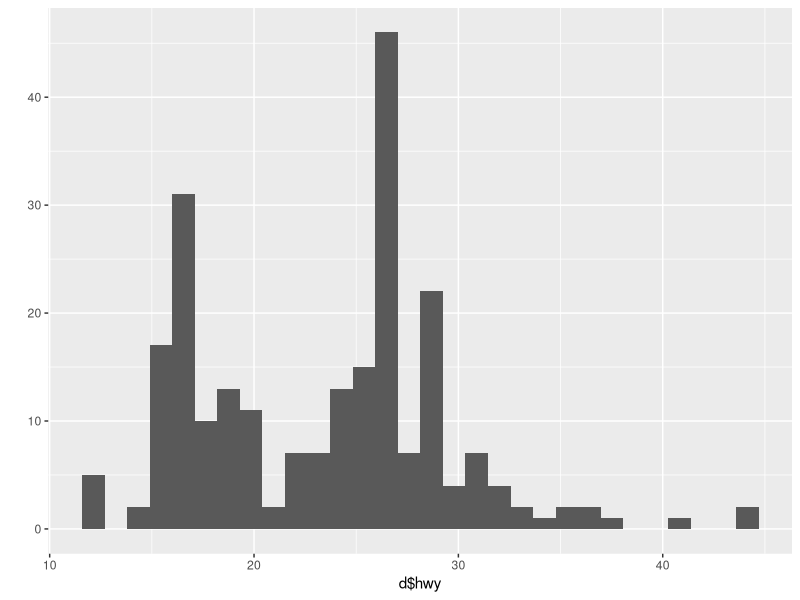
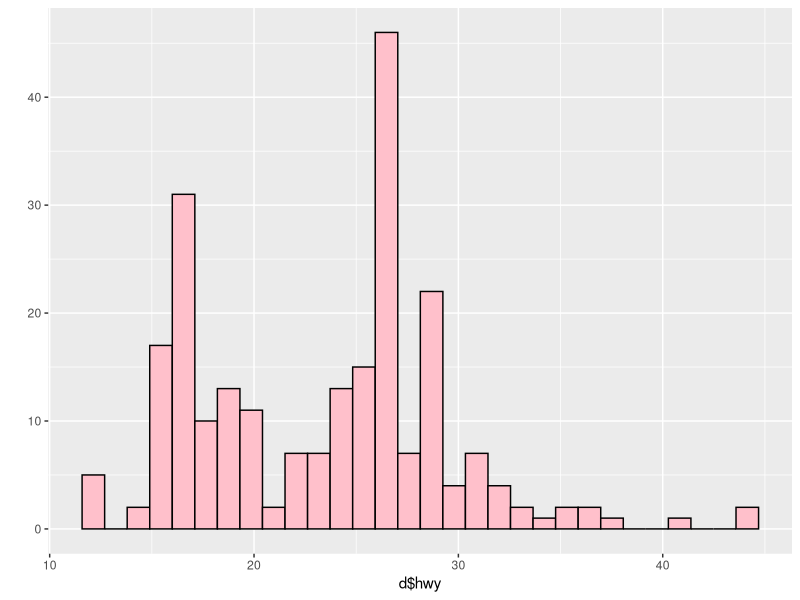
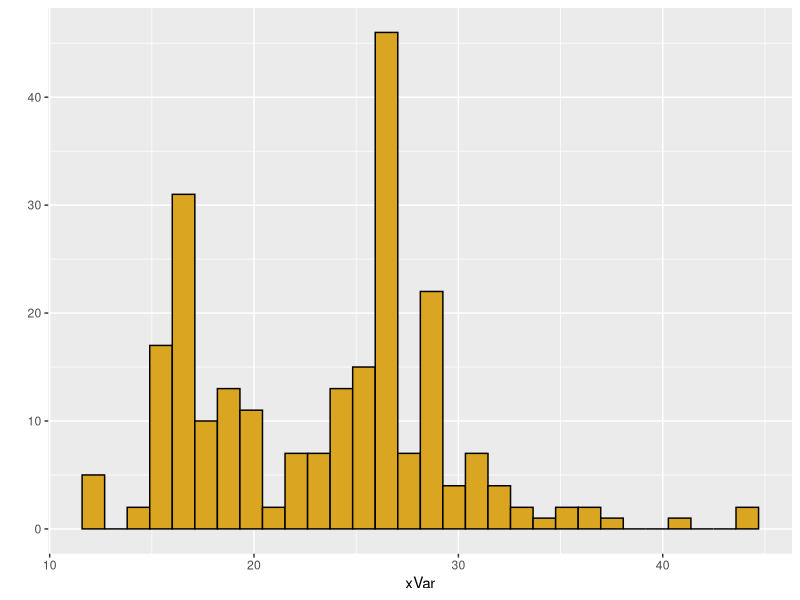
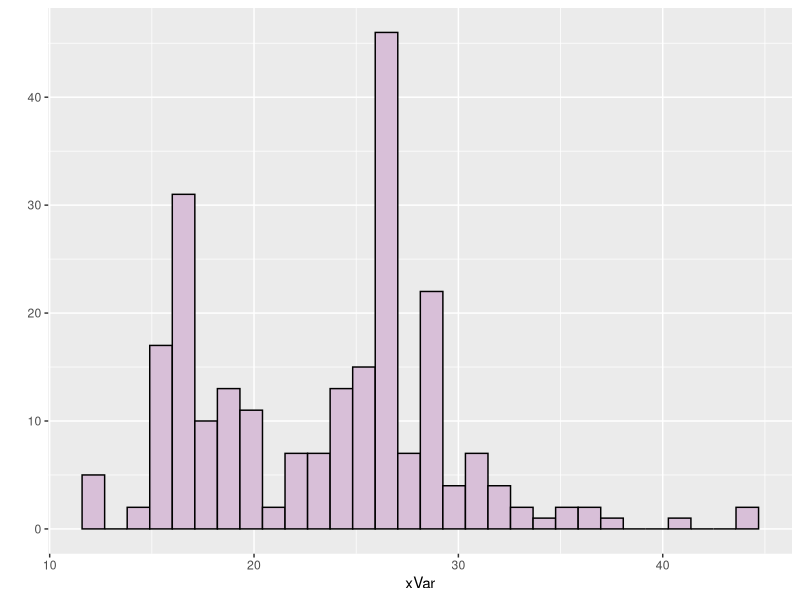
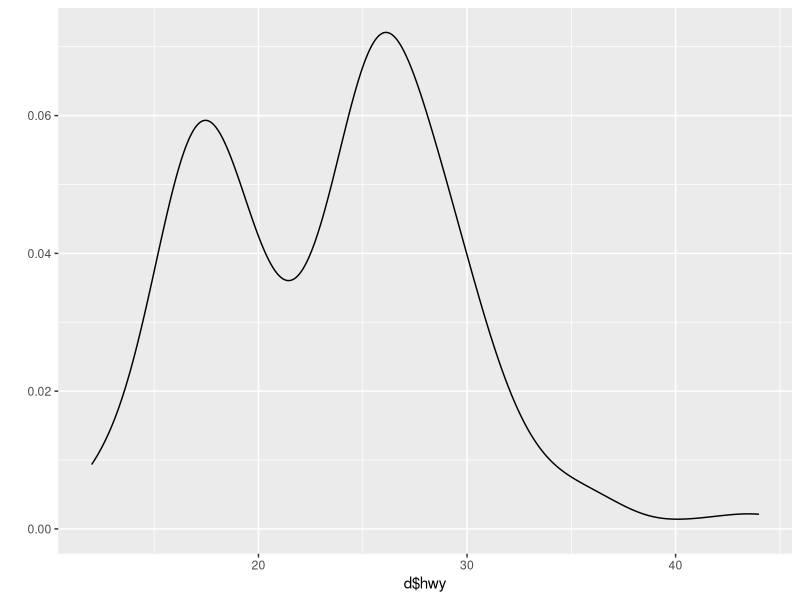
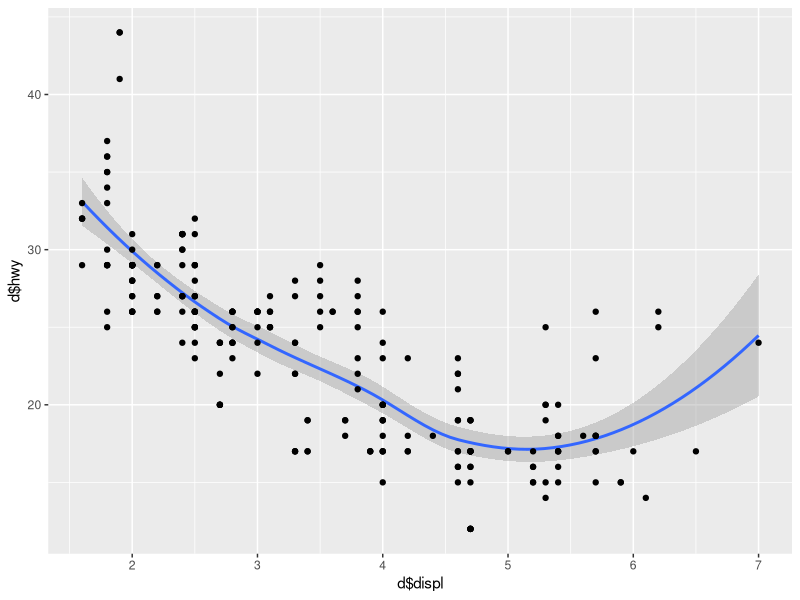
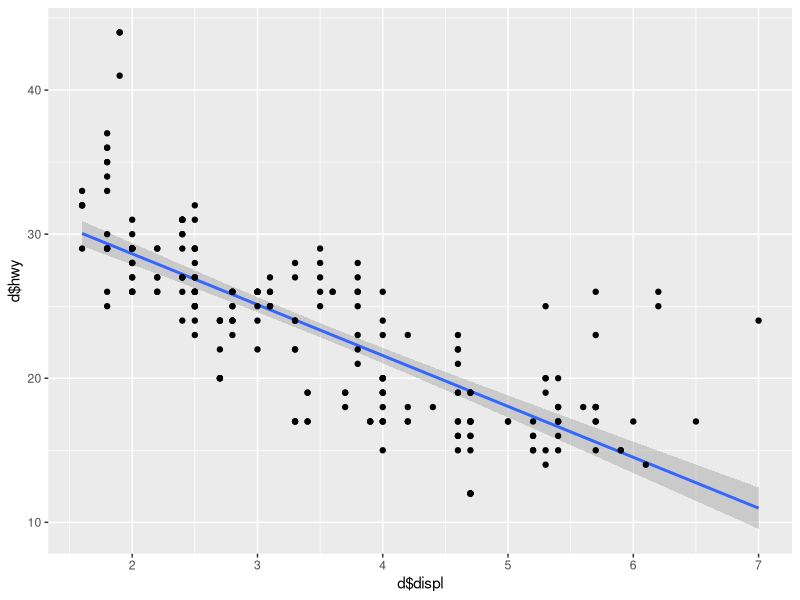
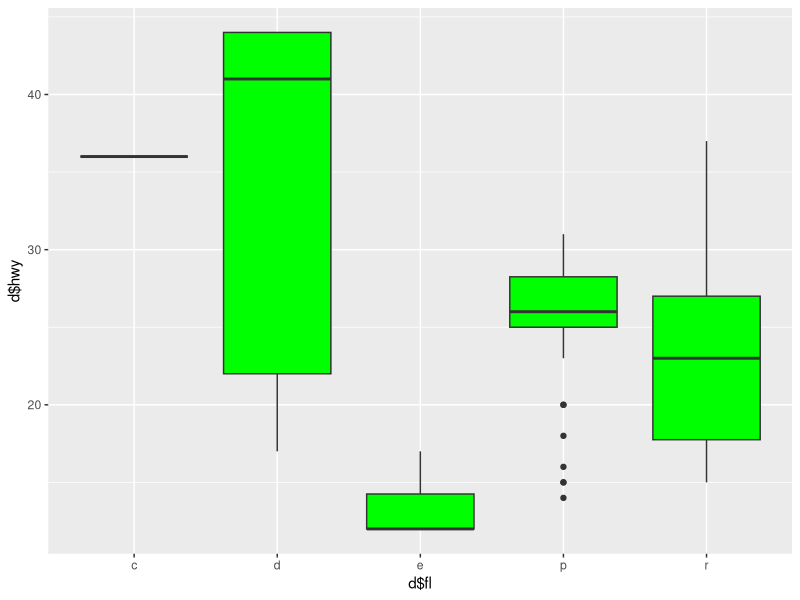

Here is the R script that generated these plots, in order:
# ggplot basics
# November 6, 2018
#AMP

# Preliminaries
library(ggplot2)
library(ggthemes)
# library(patchwork)

d <- mpg
str(d)
table(d$fl)

# simple quick qplot graphs

#histogram
qplot(x=d$hwy)
qplot(x=d$hwy, color=I("black"), fill=I("pink"))

# make your own function

myHisto <- function(xVar, fillCol="goldenrod"){
  qplot(x=xVar, color=I("black"), fill=I(fillCol))}
myHisto(d$hwy)
myHisto(d$hwy, "thistle")

#basic density plot
qplot(d$hwy, geom="density")

#basic scatter plot
qplot(x=d$displ, y=d$hwy, geom=c("smooth", "point"))
qplot(x=d$displ, y=d$hwy, geom=c("smooth", "point"), method="lm")

#basic boxplot
qplot(x=d$fl, y=d$hwy, geom="boxplot", fill=I("green"))
qplot(x=d$fl, y=d$hwy, geom="boxplot", fill="green")

# basic barplot (long format)
qplot(x=d$fl, geom="bar", fill=I("thistle"))

#bar plot in short format
xTreatment <- c("control", "Low", "High")
yResponse <- c(12, 2.5, 22.9)
qplot(x=xTreatment, 
      y=yResponse,
      geom="col",
      fill=I(c("red", "blue", "green")))

# basic curves and functions
myVec <- seq(1, 100, by=0.1)
myFun <- function(x) sin(x) + 0.1*x

# plot built in functions
qplot(x=myVec, y=sin(myVec), geom="line")

# plot analytic stats functions

qplot(x=myVec, y=dgamma(myVec, shape=5, scale=3), geom="line")

# plot user defined functions
qplot(x=myVec, y=myFun(myVec), geom="line")

# themes and fonts
p1 <- ggplot(data=d,
             mapping = aes(x=displ, y=cty)) + geom_point()#don't need $ because we're in the data frame
print(p1)

p1 + theme_classic()
p1 + theme_linedraw()
p1 + theme_dark()
p1 + theme_base()
p1 + theme_par()
p1 + theme_void()
p1 + theme_solarized()
p1 + theme_economist()
p1 + theme_grey()

# major theme modifications
p1 + theme_classic(base_size=40, base_family="serif")

#defaults: theme_gray, base_size=16, base_family="Helvetica"

# font families (Mac) Times, Ariel, Monaco, Courier, Helvetica, serif, sans, mono

# use coordinate flip to change axes
p2 <- ggplot(data=d,
             mapping=aes(x=fl,
                         fill=fl)) + geom_bar()
p2

# flip axes

p2 + coord_flip() +
  theme_gray(base_size=20, base_family="sans")

# minor theme modifications

p1 <- ggplot(data=d,
             mapping=aes(x=displ, y=cty)) + 
  geom_point(size=7, shape=21, color="black", fill="steelblue") +
  labs(title="My graph title here",
       subtitle="An extended subtitle that will print beneath the main title",
       x="My x axis label",
       y="My y axis label") +
  xlim(0,4) + ylim(0,20)
p1
